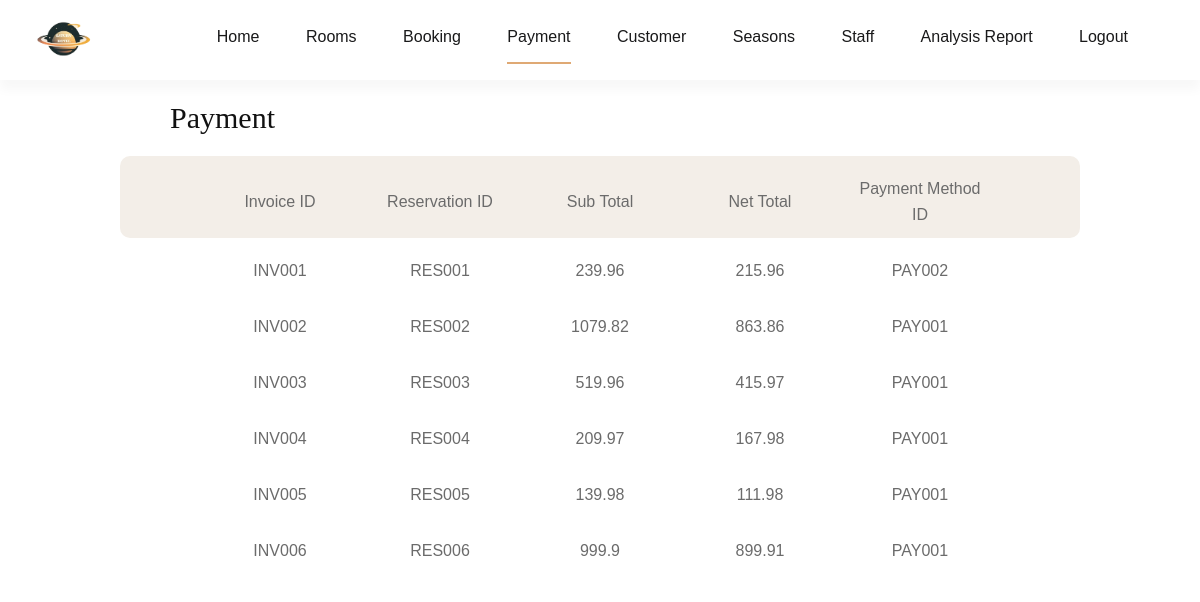
The app's page /admin-payment.php with its own data.
### tables this page shows
CREATE TABLE `invoicing_table` (
  `invoice_ID` varchar(10) NOT NULL,
  `reserve_ID` varchar(10) NOT NULL,
  `sub_total` float NOT NULL,
  `net_total` float NOT NULL,
  `payment_method_ID` varchar(10) NOT NULL
);

### admin-payment.php (the view, shortened to what this page needs)
<?php
$servername = "127.0.0.1";
$username = "root";
$password = "";
$dbname = "hotel_db";
$conn = mysqli_connect($servername, $username, $password, $dbname);
?>
<!DOCTYPE html>
<html lang="en">
<head>
    <link rel="stylesheet" href="css/bootstrap.min.css" type="text/css">
    <link rel="stylesheet" href="css/font-awesome.min.css" type="text/css">
    <link rel="stylesheet" href="css/elegant-icons.css" type="text/css">
    <link rel="stylesheet" href="css/flaticon.css" type="text/css">
    <link rel="stylesheet" href="css/owl.carousel.min.css" type="text/css">
    <link rel="stylesheet" href="css/nice-select.css" type="text/css">
    <link rel="stylesheet" href="css/jquery-ui.min.css" type="text/css">
    <link rel="stylesheet" href="css/magnific-popup.css" type="text/css">
    <link rel="stylesheet" href="css/slicknav.min.css" type="text/css">
    <link rel="stylesheet" href="css/style.css" type="text/css">
</head>
<body>
    <header class="header-section">
        <div class="menu-item" style="padding-top: 10px;padding-bottom: 10px;box-shadow: 0px 10px 10px rgba(36, 11, 12, 0.03);">
            <div class="container">
                <div class="row">
                    <div class="col-lg-1">
                        <div class="logo">
                            <a href="./index.php">
                                <img widp="100px" src="./img/Logo the saturn hotel.png" alt="">
                            </a>
                        </div>
                    </div>
                    <div class="col-lg-11">
                        <div class="nav-menu">
                            <nav class="mainmenu">
                                <ul>
                                   <li><a href="./adminIndex.php">Home</a></li>
                                   <li><a href="./admin-room-list.php">Rooms</a></li>
                                   <li><a href="./admin-booking.php">Booking</a></li>
                                   <li class="active"><a href="./admin-payment.php">Payment</a></li>
                                   <li><a href="./admin-customer.php">Customer</a></li>
                                   <li><a href="./admin-seasons.php">Seasons</a></li>
                                   <li><a href="./admin-staff.php">Staff</a></li>
                                   <li><a href="./analysis-report.php">Analysis Report</a></li>
                                   <li><a href="./login-staff.php">Logout</a></li>
                                </ul>
                            </nav>
                        </div>
                    </div>
                </div>
            </div>
        </div>
    </header>
    <div>
        <h1>Payment</h1>
        <?php
        $sql = "SELECT * FROM invoicing_table";
        $result = mysqli_query($conn, $sql);
        if (mysqli_num_rows($result) > 0) {
        echo '<div class="row" style="border-radius: 10px; display: flex; background-color: #F3EEE8; color: black; max-width: 80%; justify-content: center; align-items: center; margin: auto;">';
        echo '<p class="col-lg-2">Invoice ID</p>';
        echo '<p class="col-lg-2">Reservation ID</p>';
        echo '<p class="col-lg-2">Sub Total</p>';
        echo '<p class="col-lg-2">Net Total</p>';
        echo '<p class="col-lg-2">Payment Method ID</p>';
        echo '</div>';
        while ($row = mysqli_fetch_assoc($result)) {
        echo '<div class="row" style="border-radius: 10px; display: flex; background-color: #FFFFFF; color: black; max-width: 80%; justify-content: center; align-items: center; margin: auto;">';
        echo '<p class="col-lg-2">' . $row["invoice_ID"] . '</p>';
        echo '<p class="col-lg-2">' . $row["reserve_ID"] . '</p>';
        echo '<p class="col-lg-2">' . $row["sub_total"] . '</p>';
        echo '<p class="col-lg-2">' . $row["net_total"] . '</p>';
        echo '<p class="col-lg-2">' . $row["payment_method_ID"] . '</p>';
        echo '</div>';
        }
        } else {
        echo "No data found in the 'customers_info' table.";
        }
        ?>
    </div>
</body>
</html>

### css/style.css (style rules this page uses)
html, body { height: 100%; font-family: "Cabin", sans-serif; -webkit-font-smoothing: antialiased; font-smooth: antialiased; }
h1, h2, h3, h4, h5, h6 { margin: 0; color: #111111; font-weight: 400; font-family: "Lora", serif; }
h1 { font-size: 70px; }
p { font-size: 16px; font-family: "Cabin", sans-serif; color: #6b6b6b; font-weight: 400; line-height: 26px; margin: 0 0 15px 0; }
img { max-width: 100%; }
ul, ol { padding: 0; margin: 0; }
.menu-item { position: relative; z-index: 9; }
.menu-item .logo a { display: inline-block; }
.menu-item .nav-menu { text-align: right; }
.menu-item .nav-menu .mainmenu { display: inline-block; }
.menu-item .nav-menu .mainmenu li { list-style: none; display: inline-block; position: relative; z-index: 1; }
.menu-item .nav-menu .mainmenu li.active a:after { opacity: 1; }
.menu-item .nav-menu .mainmenu li a { font-size: 16px; color: #19191a; margin-right: 42px; font-weight: 500; display: inline-block; padding: 15px 0; position: relative; -webkit-transition: all 0.3s; -o-transition: all 0.3s; transition: all 0.3s; }
.menu-item .nav-menu .mainmenu li a:after { position: absolute; left: 0; top: 52px; width: 100%; height: 2px; background: #dfa974; content: ""; opacity: 0; -webkit-transition: all 0.3s; -o-transition: all 0.3s; transition: all 0.3s; }
@media only screen and (min-width: 1200px) { .container { max-width: 1170px; } }

### admin-payment.php (style rules this page uses)
html { display: block; margin: auto; }
h1 { text-align: start; font-size: 30px; padding: 20px; margin-left: 150px; }
p { padding: 10px; padding-top: 20px; text-align: start; }
.row p { flex: 1; text-align: center; margin: 0; }

### records on screen
invoicing_table: invoice_ID "INV001", reserve_ID "RES001", sub_total "239.96", net_total "215.96", payment_method_ID "PAY002"
invoicing_table: invoice_ID "INV002", reserve_ID "RES002", sub_total "1079.82", net_total "863.86", payment_method_ID "PAY001"
invoicing_table: invoice_ID "INV003", reserve_ID "RES003", sub_total "519.96", net_total "415.97", payment_method_ID "PAY001"
invoicing_table: invoice_ID "INV004", reserve_ID "RES004", sub_total "209.97", net_total "167.98", payment_method_ID "PAY001"
invoicing_table: invoice_ID "INV005", reserve_ID "RES005", sub_total "139.98", net_total "111.98", payment_method_ID "PAY001"
invoicing_table: invoice_ID "INV006", reserve_ID "RES006", sub_total "999.9", net_total "899.91", payment_method_ID "PAY001"
